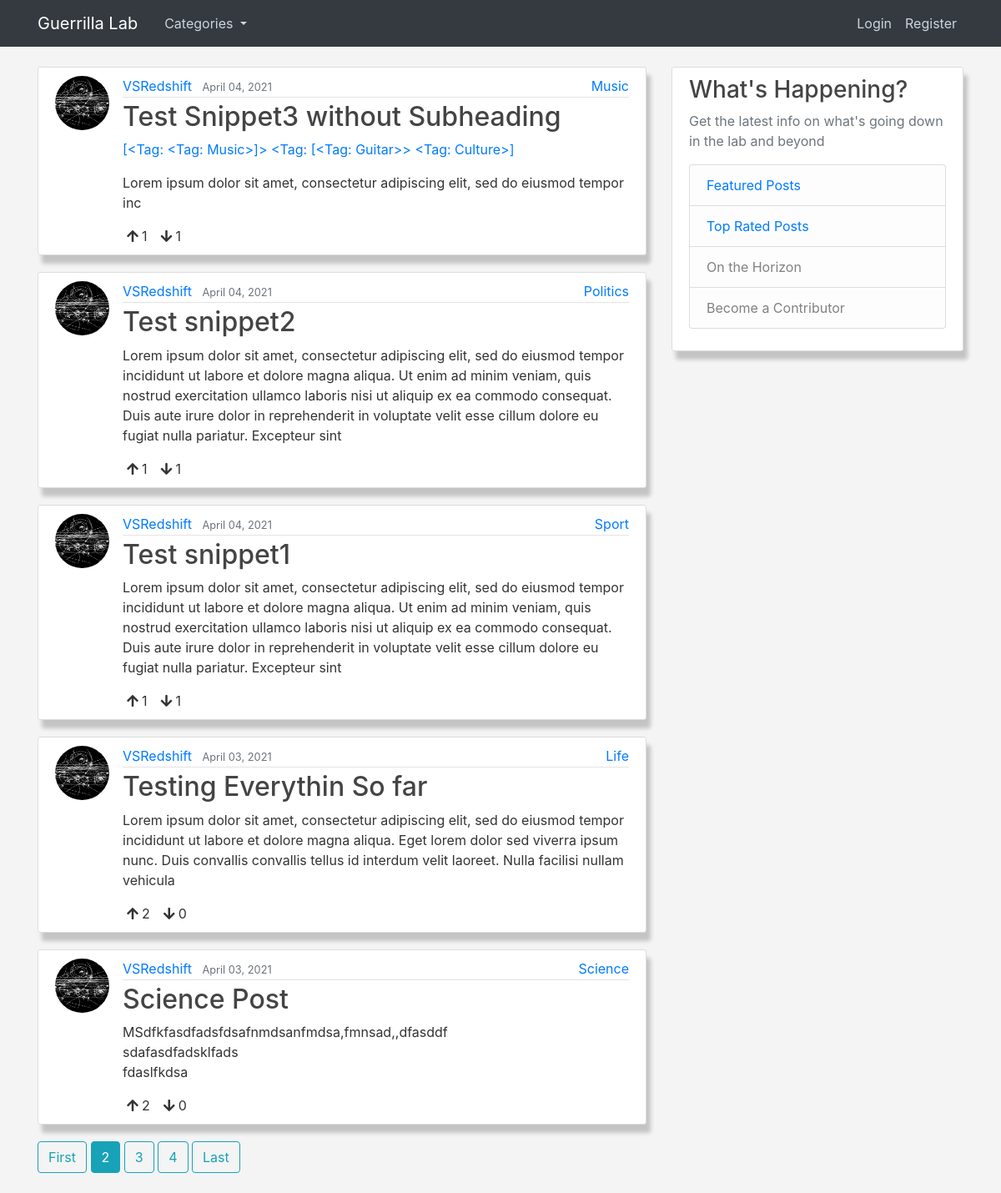
Screenshot of /?page=2 with the database file from the repository.
### blog/models.py (models this page shows, shortened)
class Post(models.Model):
    title = models.CharField(max_length=100)
    featured = models.BooleanField(default=False)
    slug = AutoSlugField(populate_from='get_populate_from',
                         unique_with=['author', 'date_posted'],
                         slugify=slugify)
    content = RichTextField(blank=True, null=True)      # Rich text editor
    subheading = models.TextField(max_length=350, blank=True, default=None)
    date_posted = models.DateTimeField(default=timezone.now)
    updated = models.DateTimeField(auto_now=True, null=True)
    author = models.ForeignKey(User, on_delete=models.CASCADE)
    category = models.CharField(max_length=30, default=None)
    head_image = models.URLField(null=True, blank=True)
    tags = TaggableManager(blank=True)
    likes = models.ManyToManyField(
        User, blank=True, related_name='blog_likes')
    dislikes = models.ManyToManyField(
        User, blank=True, related_name='blog_dislikes')
    def total_likes(self):
        return self.likes.count()
    def total_dislikes(self):
        return self.dislikes.count()

### users/models.py (models this page shows, shortened)
class Profile(models.Model):
    user = models.OneToOneField(User, on_delete=models.CASCADE)
    bio = models.TextField(max_length=1000, blank=True, null=True)
    image = models.ImageField(default='default.jpg', upload_to='profile_pics')
    website = models.CharField(max_length=300, blank=True, null=True)
    linkedin = models.CharField(max_length=300, blank=True, null=True)
    github = models.CharField(max_length=300, blank=True, null=True)
    twitter = models.CharField(max_length=300, blank=True, null=True)
    instagram = models.CharField(max_length=300, blank=True, null=True)
    facebook = models.CharField(max_length=300, blank=True, null=True)
    youtube = models.CharField(max_length=300, blank=True, null=True)

### blog/views.py (the view)
# urls.py: path('', PostListView.as_view(), name='blog-home'),
class PostListView(ListView):
    model = Post
    template_name = 'blog/home.html'    # <app>/<model>_<viewtype>.html
    title = 'Blog Home'
    context_object_name = 'posts'
    ordering = ['-date_posted']         # Show newest posts first
    paginate_by = 5                     # Set number of posts per page
    def get_context_data(self, *args, **kwargs):
        category_menu = Category.objects.all()
        context = super(PostListView, self).get_context_data(*args, **kwargs)
        context['category_menu'] = category_menu.order_by('category_name')
        context['title'] = self.title
        return context

### blog/models.py (called while the page is built)
    def __str__(self):
        return self.category_name

### blog/templates/blog/home.html (shortened to what this page needs)
{% extends "blog/base.html" %}
{% block content %}
    {% for post in posts %}
        <article class="media content-section">
            <img
                class="rounded-circle article-img"
                src="{{ post.author.profile.image.url }}"
                alt=""
            />
            <div class="media-body article-top">
                <div class="article-metadata">
                    <a class="mr-2" href="{% url 'user-posts' post.author.username %}">{{ post.author }}</a>
                    <small class="text-muted"
                        >{{ post.date_posted|date:"F d, Y" }} </small
                    >
                    <a href="{% url 'category' post.category %}" class="article-category">{{ post.category }}</a>
                </div>
                <h2>
                    <a class="article-title" href="{% url 'post-detail' post.slug  %}"
                        >{{ post.title }}</a
                    >
                </h2>
                {% for tag in post.tags.all %}
                    <a href="{% url 'posts-by-tag' tag.slug %}">{{ tag.name }}</a>
                {% endfor %}
                {% if post.subheading %}
                    <p class="article-content">{{ post.subheading|safe }}</p>
                {% else %}
                    <p class="article-content hide-image">{{ post.content|safe|slice:"0:300" }}</p>
                {% endif %}
                <div class="likes">
                    <i class="fas fa-arrow-up mr-1"></i>{{ post.total_likes }}
                    <i class="fas fa-arrow-down mr-1 ml-3"></i>{{ post.total_dislikes }}
                </div>
            </div>
        </article>
    {% endfor %}
    {% if is_paginated %}
        {% if page_obj.has_previous %}
            <a class="btn btn-outline-info mb-4" href="?page=1">First</a>
        {% endif %}
        {% for num in page_obj.paginator.page_range %}
            {% if page_obj.number == num %}
                <a class="btn btn-info mb-4" href="?page={{ num }}">{{ num }}</a>
            {% elif num > page_obj.number|add:'-3' and num < page_obj.number|add:'3' and num > 1 and num != page_obj.paginator.num_pages %}
                <a class="btn btn-outline-info mb-4" href="?page={{ num }}">{{ num }}</a>
            {% endif %}
        {% endfor %}
        {% if page_obj.has_next %}
            <a class="btn btn-outline-info mb-4" href="?page={{ page_obj.paginator.num_pages }}">Last</a>
        {% endif %}
    {% endif %}
{% endblock content %}

### blog/static/blog/main.css (style rules this page uses)
:root { --primary-color: #111; --secondary-color: #f4f4f4; --tertiary-color: #333; --bg-dark: #111; --bg-light: lightgrey; --text-dark: #000; --text-md: #333; --text-light: #fff; }
body { background: var(--secondary-color); color: var(--text-md); margin-top: 5rem; }
h1, h2, h3, h4, h5, h6 { color: #444444; }
.content-section { background: #ffffff; padding: 10px 20px; border: 1px solid #dddddd; border-radius: 3px; margin-bottom: 20px; box-shadow: 5px 10px 5px rgba(0,0,0,0.2); }
.article-title { color: #444444; }
.article-content { white-space: pre-line; }
.article-img { height: 65px; width: 65px; margin-right: 16px; }
.article-metadata { padding-bottom: 1px; margin-bottom: 4px; border-bottom: 1px solid #e3e3e3; }
.article-top { position: relative; }
.article-category { position: absolute; right: 0; }
.likes { display: flex; margin: 0 5px; align-items: center; }

### rows the page displays
Post: author.profile.image (picture), author "VSRedshift", date_posted "April 04, 2021", category "Music", title "Test Snippet3 without Subheading", content "Lorem ipsum dolor sit amet, consectetur adipiscing elit, sed do eiusmod tempor inc", total_likes "1", total_dislikes "1"
Tag: name "[<Tag: <Tag: Music>]>"
Tag: name "<Tag: [<Tag: Guitar>>"
Tag: name "<Tag: Culture>]"
Post: author.profile.image (picture), author "VSRedshift", date_posted "April 04, 2021", category "Politics", title "Test snippet2", subheading "Lorem ipsum dolor sit amet, consectetur adipiscing elit, sed do eiusmod tempor incididunt ut labore et dolore magna aliqua. Ut enim ad minim veniam, quis nostrud exercitation ullamco laboris nisi ut aliquip ex ea commodo consequat. Duis aute irure dolor in reprehenderit in voluptate velit esse cillum dolore eu fugiat nulla pariatur. Excepteur sint", total_likes "1", total_dislikes "1"
Post: author.profile.image (picture), author "VSRedshift", date_posted "April 04, 2021", category "Sport", title "Test snippet1", subheading "Lorem ipsum dolor sit amet, consectetur adipiscing elit, sed do eiusmod tempor incididunt ut labore et dolore magna aliqua. Ut enim ad minim veniam, quis nostrud exercitation ullamco laboris nisi ut aliquip ex ea commodo consequat. Duis aute irure dolor in reprehenderit in voluptate velit esse cillum dolore eu fugiat nulla pariatur. Excepteur sint", total_likes "1", total_dislikes "1"
Post: author.profile.image (picture), author "VSRedshift", date_posted "April 03, 2021", category "Life", title "Testing Everythin So far", subheading "Lorem ipsum dolor sit amet, consectetur adipiscing elit, sed do eiusmod tempor incididunt ut labore et dolore magna aliqua. Eget lorem dolor sed viverra ipsum nunc. Duis convallis convallis tellus id interdum velit laoreet. Nulla facilisi nullam vehicula", total_likes "2", total_dislikes "0"
Post: author.profile.image (picture), author "VSRedshift", date_posted "April 03, 2021", category "Science", title "Science Post", subheading "MSdfkfasdfadsfdsafnmdsanfmdsa,fmnsad,,dfasddf sdafasdfadsklfads fdaslfkdsa", total_likes "2", total_dislikes "0"

### other values shown
{{ num }} "2"
{{ num }} "3" "4"
